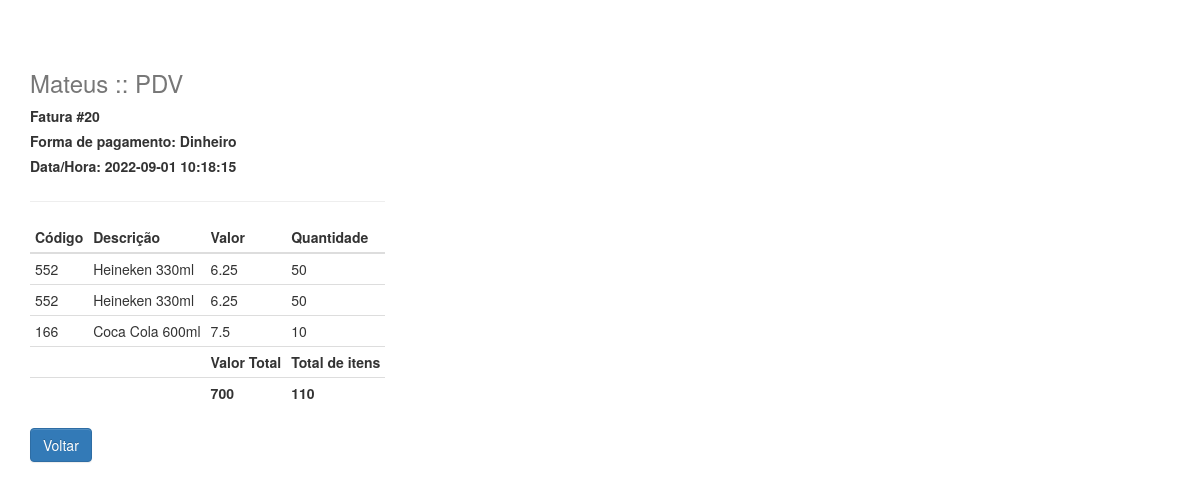
Page /verfatura.php?faturaid=20 on the committed database.
### tables this page shows
CREATE TABLE IF NOT EXISTS `fatura` (
  `id` int(11) NOT NULL AUTO_INCREMENT,
  `pagamento` varchar(20) NOT NULL,
  `valortotal` float NOT NULL,
  `datahora` datetime NOT NULL,
  PRIMARY KEY (`id`)
);

CREATE TABLE IF NOT EXISTS `produtosvendidos` (
  `id` int(11) NOT NULL AUTO_INCREMENT,
  `fatura_id` int(11) NOT NULL,
  `valor` float NOT NULL,
  `quantidade` int(11) NOT NULL,
  `margemlucro` float NOT NULL,
  `produto_id` int(11) NOT NULL,
  PRIMARY KEY (`id`)
);

CREATE TABLE IF NOT EXISTS `produtos` (
  `produto_id` int(11) NOT NULL AUTO_INCREMENT,
  `codigo` int(11) NOT NULL,
  `descricao` varchar(50) NOT NULL,
  `valor` float NOT NULL,
  `margemlucro` float NOT NULL,
  `valordevenda` float NOT NULL,
  `estoque` int(11) NOT NULL,
  PRIMARY KEY (`produto_id`)
);

### verfatura.php (the view, shortened to what this page needs)
<?php
include("conexao.php");
function getprodutonamebyID($id) {
	$servername = "localhost";
$username = "root";
$password = "";
try {
	$conn = new PDO("mysql:host=$servername;dbname=database", $username, $password);
	$conn->setAttribute(PDO::ATTR_ERRMODE, PDO::ERRMODE_EXCEPTION);
} catch (Exception $e) {
	echo "Erro ao conectar: " . $e->getMessage();
}
	$stmt = $conn->prepare("SELECT descricao FROM produtos WHERE codigo='$id' LIMIT 1");
    $stmt->execute();
	while($row = $stmt->fetch()) {
		return $row['descricao'];
	}
}
?>
<!DOCTYPE html>
<html lang="en">
<head>
  <link href="https://maxcdn.bootstrapcdn.com/bootstrap/3.3.7/css/bootstrap.min.css" rel="stylesheet">
  <link href="https://maxcdn.bootstrapcdn.com/bootstrap/3.3.7/css/bootstrap-theme.min.css" rel="stylesheet">
  <link rel="stylesheet" type="text/css" href="custom.css" />
  <link rel="stylesheet" href="https://maxcdn.bootstrapcdn.com/bootstrap/3.3.7/css/bootstrap.min.css">
  <link href="https://code.jquery.com/ui/1.12.1/themes/ui-lightness/jquery-ui.css" rel="stylesheet"/>
</head>
<body>
  <div class="container">
    <div class="header clearfix">
        <h3 class="text-muted">Mateus :: PDV</h3>
    </div>
<?php
	if(isset($_GET['faturaid'])) {
	$faturaid = $_GET['faturaid'];
	} else {
	$faturaid = 'error';
	}
		try {
              $stmt = $conn->prepare("SELECT * FROM fatura WHERE id='$faturaid' LIMIT 1");
              $stmt->execute();
                      while($row = $stmt->fetch()) {
                      $pagamento = $row['pagamento'];
					  $valortotal = $row['valortotal'];
					  $datahora = $row['datahora'];
                      }
          } catch (Exception $e) {
            echo "Erro de conexao({$e->getMessage()})";
          }
	?>
    <form class="form-inline">
      <div class="form-group">
        <label for="cliente">Fatura #<?php echo $faturaid;?></label><br/>
		<label for="pagamento">Forma de pagamento: <?php echo $pagamento;?></label><br/>
		<label for="datahora">Data/Hora: <?php echo $datahora; ?></label>
    </form>
    <hr>
      <div class="table">
        <table class=" table table-condensed" id="tableA">
        <thead class="thead">
        <tr>
          <th>Código</th>
          <th>Descrição</th>
          <th>Valor</th>
          <th>Quantidade</th>
        </tr>
        </thead>
        <tfoot>
		<?php
		try {
              $stmt = $conn->prepare("SELECT * FROM produtosvendidos WHERE fatura_id='$faturaid'");
              $stmt->execute();
				$quantidadetotal = 0;
                      while($row = $stmt->fetch()) {
					  $produto_id = $row['produto_id'];
					  $produto_nome = getprodutonamebyID($produto_id);
					  $valor = $row['valor'];
					  $quantidade = $row['quantidade'];
					  $quantidadetotal = $quantidadetotal + $quantidade;
					  echo "<tr>";
					  echo "<td>".$produto_id."</td>";
					  echo "<td>".$produto_nome."</td>";
					  echo "<td>".$valor."</td>";
					  echo "<td>".$quantidade."</td>";
					  echo "</tr>";
                      }
          } catch (Exception $e) {
            echo "Erro de conexao({$e->getMessage()})";
          }
		?>
        <tr>
        <th></th>
        <th></th>
          <th>Valor Total</th>
          <th>Total de itens</th>
        </tr>
        <tr>
          <th></th>
          <th></th>
          <th id="valortotal"><?php echo round($valortotal, 2);?></th>
          <th id="totalitens"><?php echo $quantidadetotal;?></th>
        </tr>
        </tfoot>
        </table>
      </div>
	  <div class="form-group">
		<a href="listarvendas.php"><button type="button" name="enviar" class="btn btn-primary">Voltar</button></a>
      </div>
    </div>
</body>
</html>

### custom.css (style rules this page uses)
body { margin: 0 auto; }
div.container { margin-top: 50px; }

### rows in the picture
fatura: pagamento "Dinheiro", datahora "2022-09-01 10:18:15", valortotal "700"
produtosvendidos: produto "552", produto.descricao "Heineken 330ml", valor "6.25", quantidade "50"
produtosvendidos: produto "552", produto.descricao "Heineken 330ml", valor "6.25", quantidade "50"
produtosvendidos: produto "166", produto.descricao "Coca Cola 600ml", valor "7.5", quantidade "10"

### other values in the picture
$faturaid "20"
$quantidadetotal "110"
